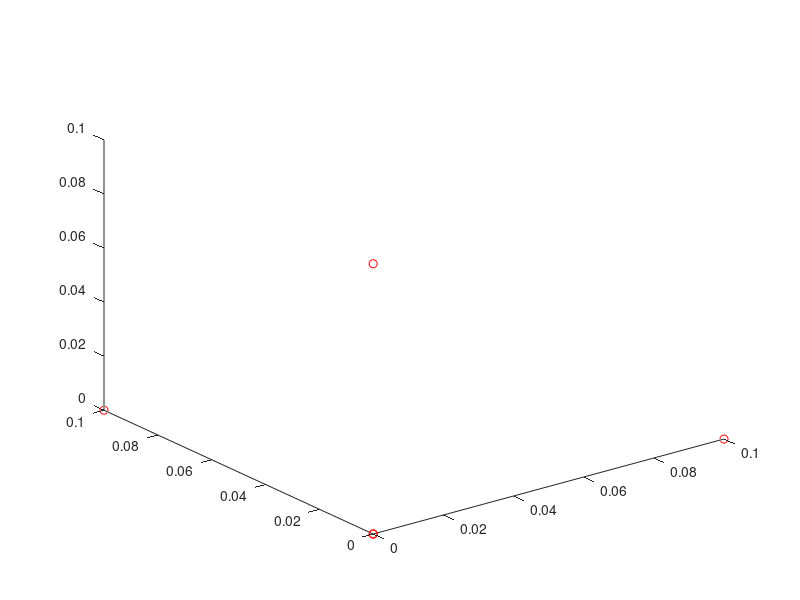

The MATLAB source for this figure:
% plot_camera.m

function plot_camera(P, c)

	if nargin < 2, c = 'ro'; end;
	if nargin < 1 || isempty(P), P = [1, 0, 0, 0; 0, 1, 0, 0; 0, 0, 1, 0]; end;

	R = P(1:3, 1:3);
	t = P(:,4);

	axis0 = 0.1 * [1, 0, 0; 0, 0, 0; 0, 1, 0; 0, 0, 0; 0, 0, 1]';
	axis = [R', -R' * t] * [axis0; ones(1, 5)];
	plot3(axis(1,:), axis(2,:), axis(3,:), c);

end